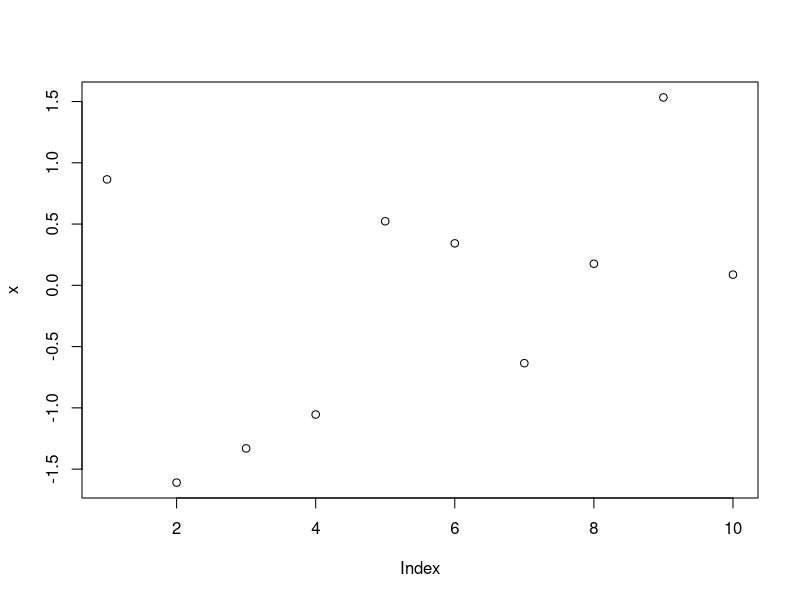

This figure's R source:
## ---- chunk 1
x <- rnorm(10)
plot(x)
## ---- chunk 2

